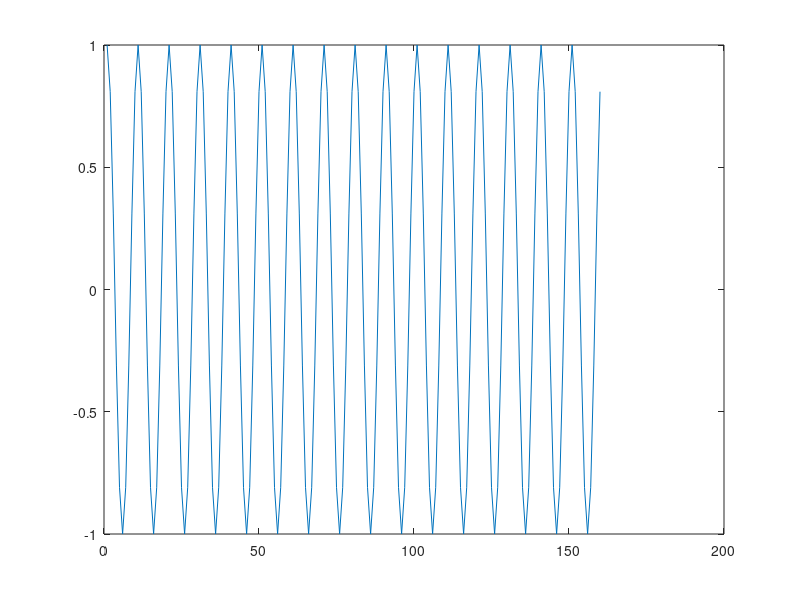

This figure's MATLAB source:
%TempTestFFT.m
tN=160; %s
tf=1/10+0e-2; %hz
tFs=1;
t = 0:1/tFs:tN;
t=t(1:end-1);
%length(t)

k=1:tN;
ph=0;

xn=cos(2*pi*t*tf+ph*pi/2);
for ik=1:length(k)
    for in=1:tN
        sumvals(ik,in)=xn(in)*exp(-j*2*pi*(ik-1)*((in-1)/tN));
    end
end
Xk=sum(sumvals,2);

MagX=abs(Xk(1:round(length(Xk)/2)));
[maxx,maxind]=max(MagX);

abs(Xk(max(maxind-4,1):min(maxind+4,length(Xk))))
angle(Xk(max(maxind-4,1):min(maxind+4,length(Xk))))*180/pi

figure
plot(xn)

